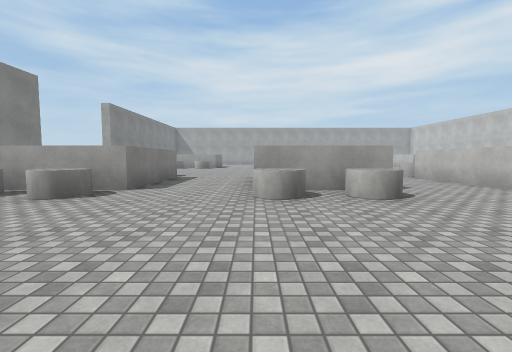
view 1 (above)

16 first-person views from a walk through a scene from a Unity 3-D project. The camera is 1.3 m above the floor, tilts 4° down and sees 90° across. The floor is counted in squares, 1.8 m on a side. Each view is taken from the middle of a square. On the plan, view 1 faces up. The plan holds only what a view shows up to about 9 squares ahead; the rest is blank. The place goes on beyond the plan. The player character is not drawn. Surface patterns are stand-ins for the level's own textures.

view 2
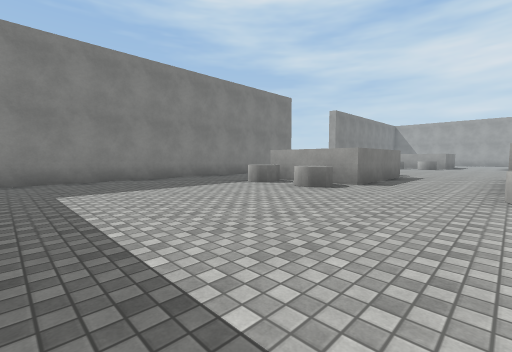

view 3
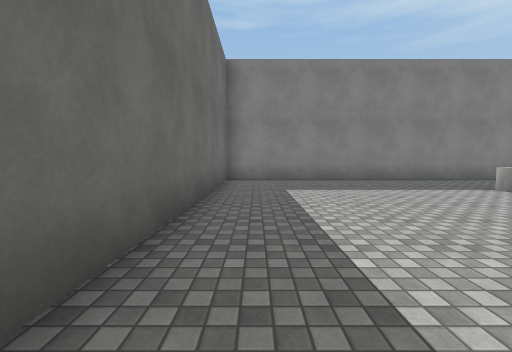

view 4
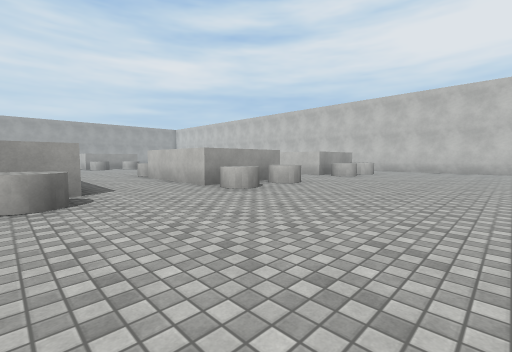

view 5
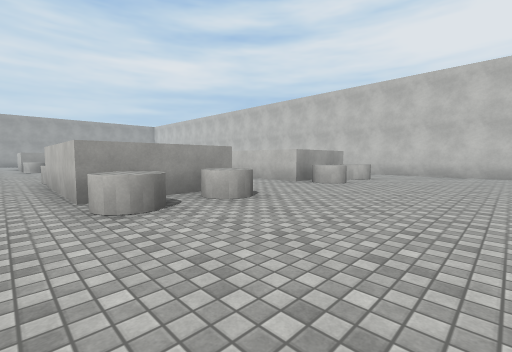

view 6
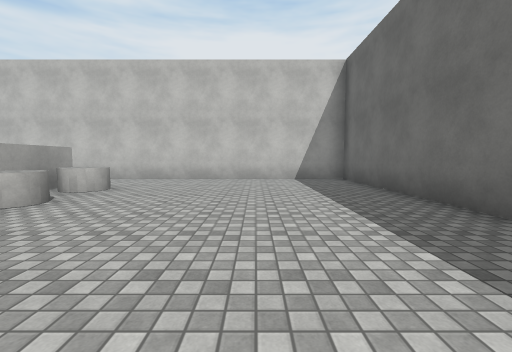

view 7
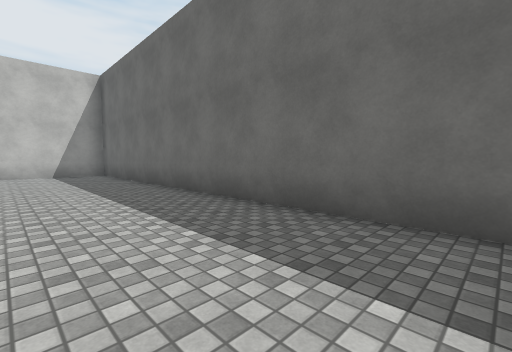

view 8
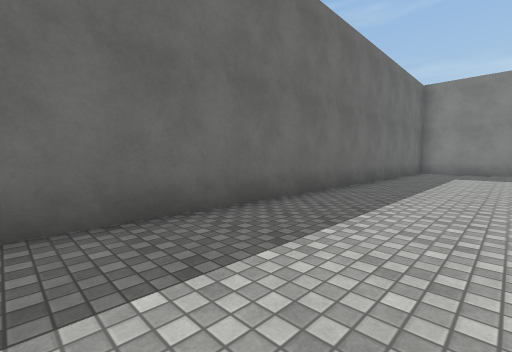

view 9
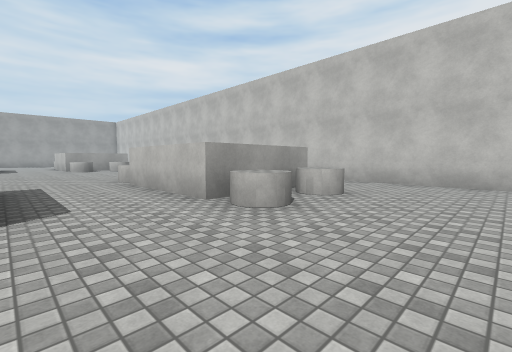

view 10
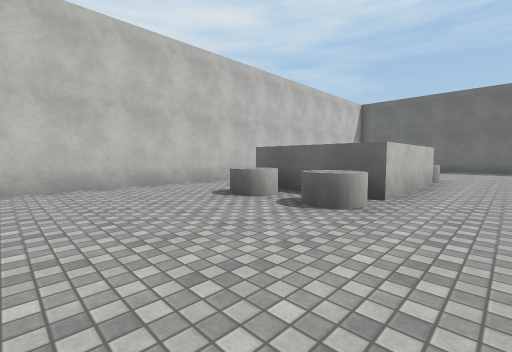

view 11
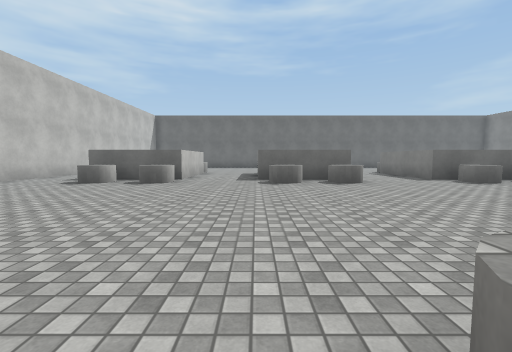

view 12
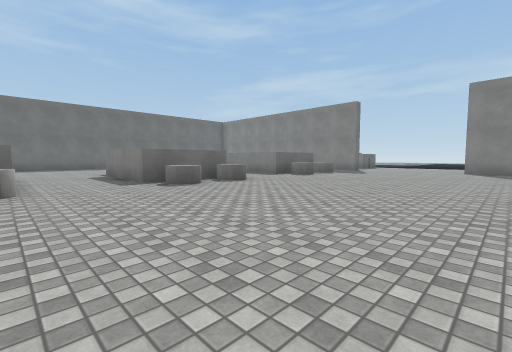

view 13
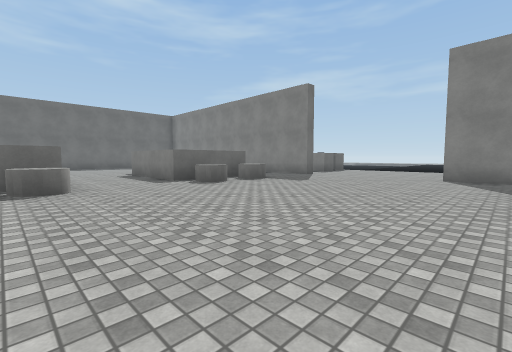

view 14
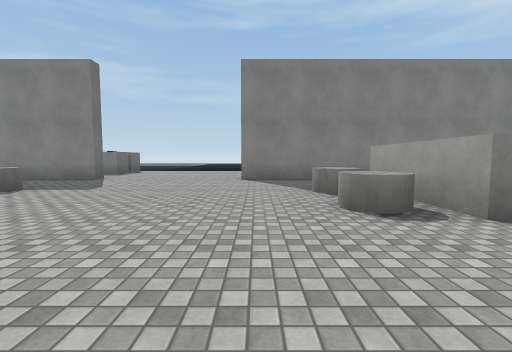

view 15
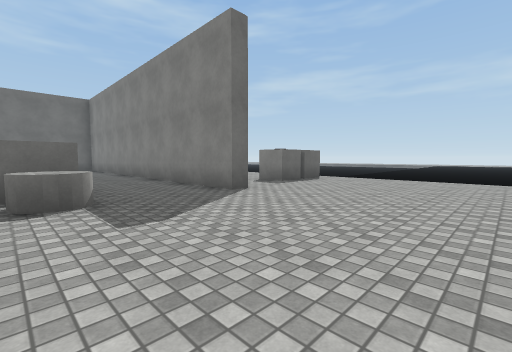

view 16
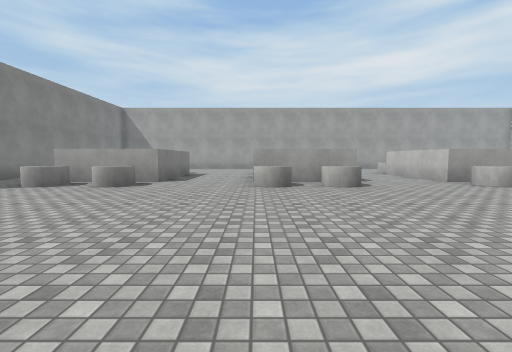

### Floor plan
Points are (right, up) in squares from view 1. A wall is a line through its corners. A room is listed if a view was taken in it or the views show most of it. See-through windows are left out.
Room 1 (views 1, 2, 3, 4, 5, 6, 7, 8, 9)
walls: (3.1, 5.7) (-0.1, 5.7); (9, 5.7) (5.8, 5.7); (-2.9, 5.7) (-6, 5.7); (14.6, 5.7) (11.5, 5.7); (-8.7, 5.5) (-8.7, -2) (16.8, -2) (16.8, 4.4)
ways out: opening at (-7.5, 5) to room 2; opening at (-1.5, 5) to room 2; opening at (4.5, 5) to room 2; opening at (10.5, 5) to room 2; opening at (15.5, 4.5) to room 2
objects: other object (-6, 5) to (-5, 5); other object (-4, 5); other object (0, 5) to (1, 5); other object (2, 5); other object (6, 5); other object (8, 5); other object (12, 5); other object (14, 5)
Room 2 (views 10, 11, 12, 13, 14, 15, 16)
walls: (-0.1, 9.4) (3.1, 9.4) (3.1, 7.1); (-4.2, 9.4) (-2.9, 9.4) (-2.9, 5.7); (3.1, 18.7) (-0.1, 18.7); (5.8, 5.7) (5.8, 9.4) (9, 9.4); (-2.9, 18.7) (-6.1, 18.7); (-6.1, 9.4) (-4.9, 9.4); (7.8, 18.7) (5.8, 18.7); (-9.2, 10.5) (-8.7, 10.5) (-8.7, 5.5); (11.5, 5.7) (11.5, 9.4) (14.6, 9.4); (-8.7, 18.4) (-8.7, 15.5); (16.8, 4.4) (16.8, 14.1)
ways out: opening at (-7.5, 5) to room 1; opening at (-1.5, 5) to room 1; opening at (4.5, 5) to room 1; opening at (10.5, 5) to room 1; opening at (15.5, 4.5) to room 1; opening at (-7.5, 19); opening at (-1.5, 19); opening at (4.5, 19)
objects: other object (-11, 9); other object (-6, 10) to (-5, 10); other object (-6, 18) to (-5, 18); other object (-4, 10); other object (-4, 18); other object (0, 10) to (1, 10); other object (0, 18) to (1, 18); other object (2, 10); other object (2, 18); other object (6, 10); other object (6, 18); other object (8, 10); other object (8, 18); other object (12, 10); other object (14, 10)

Where each view was taken, in squares from view 1:
view 1: 0 up, 0 right, facing up
view 2: 1 down, 0 right, facing up-left
view 3: 1 down, 0 right, facing left
view 4: 0 up, 2 right, facing up-right
view 5: 1 up, 5 right, facing up-right
view 6: 1 up, 8 right, facing right
view 7: 1 up, 5 right, facing down-right
view 8: 1 up, 5 right, facing down-left
view 9: 2 up, 9 right, facing up-right
view 10: 14 up, 10 right, facing down-right
view 11: 18 up, 9 right, facing down
view 12: 17 up, 6 right, facing down-left
view 13: 17 up, 1 right, facing down-left
view 14: 16 up, 0 right, facing left
view 15: 15 up, 5 left, facing down-left
view 16: 11 up, 0 right, facing up
